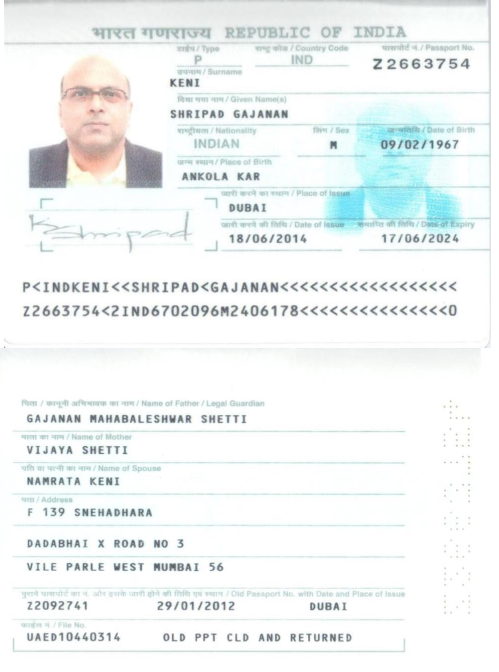
#> input picture s4-shripad_passport.png, 997 x 1344 px (shown at 1/2 size)
$ python doc_type.py   (older library calls are emulated)
#> lines starting #> are read from the running program, lines starting #| are printed output that depends on the picture; after the words box and inside, x2 and y2 are one past the last pixel; in counts of white or black regions, pixels touching at a corner belong together
### file_max.py
import cv2
import subprocess as sp
import numpy as np
import pandas as pd
import imutils
import os

def apply_ocr(img_path):
    command = ['tesseract', img_path, 'stdout', '--psm=7']
    return sp.run(command, stdout=sp.PIPE)

def file_handler(filename):
#> called with filename = 's4-shripad_passport.png'
    img = cv2.imread(filename)
#> img is the input picture: shape (1344, 997, 3); mean B, G, R 244.2, 244.5, 240.3
    img = imutils.resize(img, width=600)
#> img: shape (808, 600, 3)
    gray = cv2.cvtColor(img, cv2.COLOR_BGR2GRAY)

    print(gray.shape)
#| (808, 600)
    w,h = gray.shape
#> w = 808; h = 600
    rectKernel = cv2.getStructuringElement(cv2.MORPH_RECT, (12, 6))
    sqKernel = cv2.getStructuringElement(cv2.MORPH_RECT, (6, 6))

    tophat = cv2.morphologyEx(gray, cv2.MORPH_BLACKHAT, rectKernel)
    gradX = cv2.Sobel(tophat, ddepth=cv2.CV_64F, dx=1, dy=0, ksize=-1)
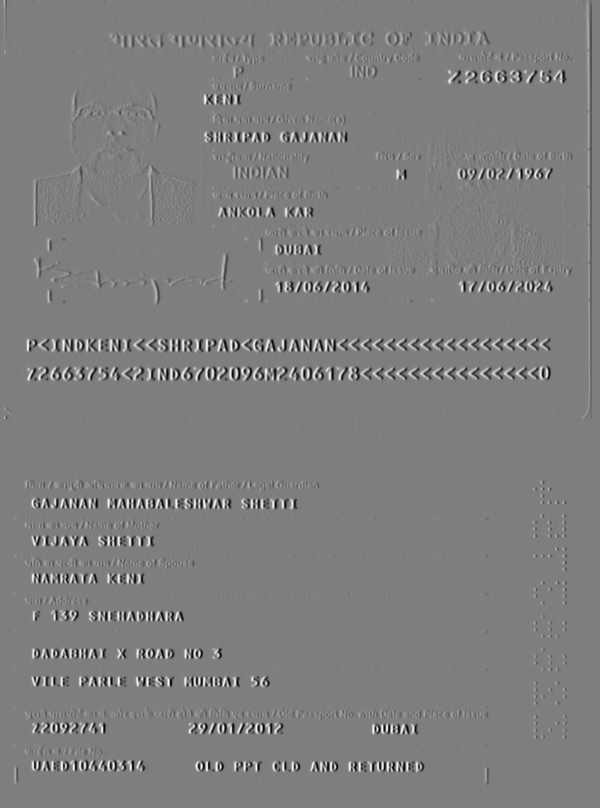
#> gradX: shape (808, 600) float64; min -2029, max 2047, mean 0; drawn with min black and max white
    gradX = np.absolute(gradX)
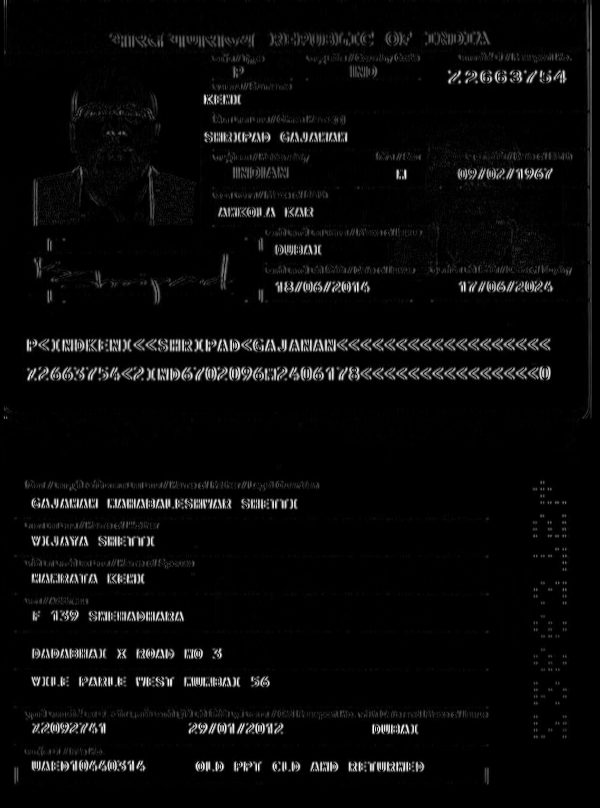
#> gradX: shape (808, 600) float64; min 0, max 2047, mean 76; drawn with min black and max white
    (minVal, maxVal) = (np.min(gradX), np.max(gradX))
#> minVal = 0; maxVal = 2047
    gradX = (255 * ((gradX - minVal) / (maxVal - minVal)))
    gradX = gradX.astype("uint8")
    gradX = cv2.morphologyEx(gradX, cv2.MORPH_CLOSE, rectKernel)
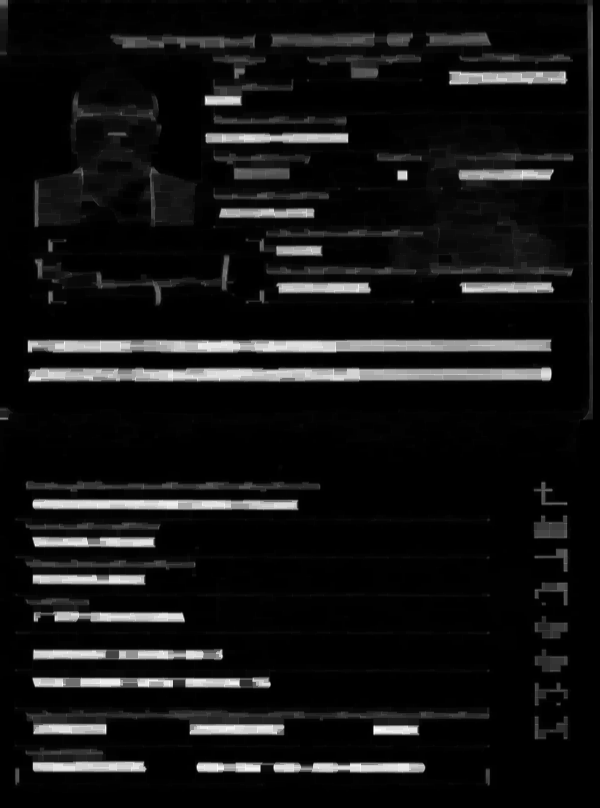
#> gradX: shape (808, 600); min 0, max 255, mean 19
    thresh = cv2.threshold(gradX, 0, 255, cv2.THRESH_BINARY | cv2.THRESH_OTSU)[1]
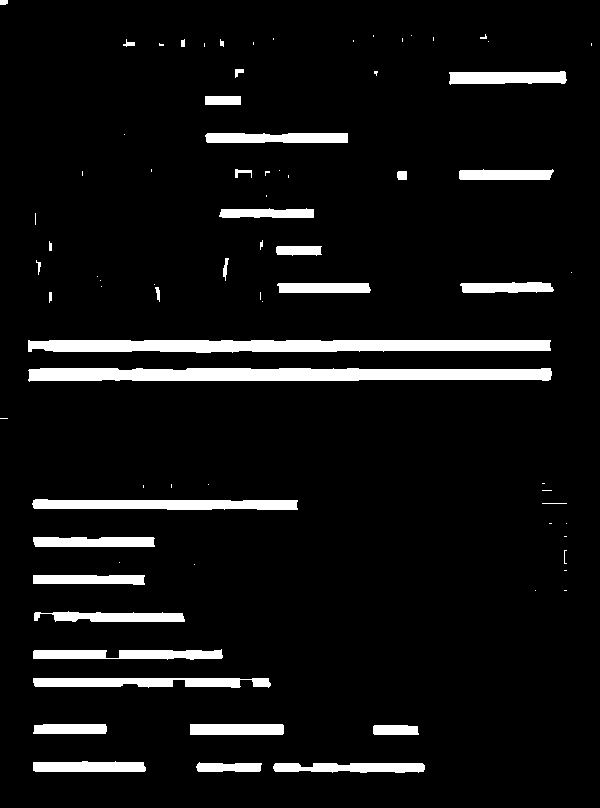
#> thresh: shape (808, 600); 7.1% white; 79 white regions (43 under 20 px), largest, box (x1, y1, x2, y2) and area: (28, 368, 552, 382) 6241, (28, 340, 551, 353) 5901, (32, 499, 298, 510) 2468
    thresh = cv2.morphologyEx(thresh, cv2.MORPH_CLOSE, sqKernel)
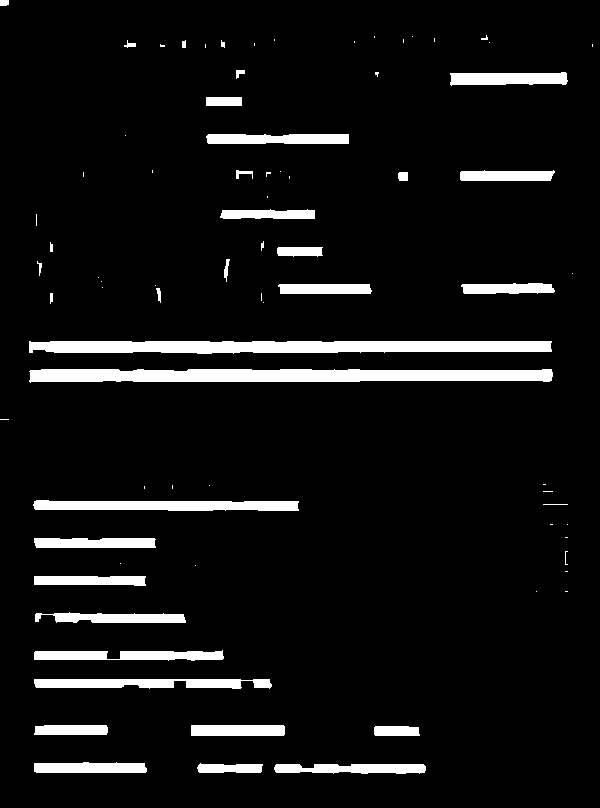
#> thresh: shape (808, 600); 7.1% white; 79 white regions (43 under 20 px)
    cnts = cv2.findContours(thresh.copy(), cv2.RETR_EXTERNAL, cv2.CHAIN_APPROX_SIMPLE)[1]
#> cnts = 79 contours, 50 with area under 20; largest, box (x1, y1, x2, y2) and area: (29, 369, 553, 383) 5708, (29, 341, 552, 354) 5366, (33, 500, 299, 511) 2195, (34, 679, 272, 689) 1652, (34, 650, 224, 661) 1366
    locs = pd.DataFrame(columns=['x', 'y', 'w', 'h'])

    for i,c in enumerate(cnts):
        locs.loc[i] = list(cv2.boundingRect(c))
#> this loop made 79 passes
#> c on passes 10, 11, 13, 14, 15, 18, 19, 20, 21, 23, 24, 25: [[565, 591], [567, 591]], [[536, 591]], [[565, 571], [567, 571]], [[195, 565]], [[120, 563]], [[565, 537], [567, 537]], [[567, 524]], [[550, 524], [552, 524]], [[543, 504], [567, 504]], [[543, 491], [552, 491]], [[144, 486], [144, 488]], [[209, 485]]
    lines = locs[locs.w >= locs.w.max()-30].sort_values(by='y').reset_index(drop=True)

    data=list()
    for i, row in lines.iterrows():
        group = gray[row.y-8:row.y+row.h+8, row.x-10:row.x+row.w+10]
        group_not = cv2.bitwise_not(group)
        thresh = cv2.threshold(group_not, 0, 255, cv2.THRESH_BINARY | cv2.THRESH_OTSU)[1]
        coords = np.column_stack(np.where(thresh>0))
        rect = cv2.minAreaRect(coords)
        angle = rect[-1]
        if angle < -45:
            angle = -(90+angle)
        else:
            angle = -angle
        (h, w) = group.shape[:2]
        center = (w // 2, h // 2)
        M = cv2.getRotationMatrix2D(center, angle, 1.0)
        rotated = cv2.warpAffine(group, M, (w, h), flags=cv2.INTER_CUBIC, borderMode=cv2.BORDER_WRAP)

        name = '{}_rotated_{}.jpg'.format(filename, i)
        cv2.imwrite(name, rotated)
        text=apply_ocr(name).stdout.decode('utf-8')
        os.remove(name)
        text=text.replace(" ",'')
        text=text.replace("\n\x0c",'')
        data.append(text)
        print(data)
#> this loop made 1 pass
#> (rect, angle, M) on pass 1: (((12, 269), (520, 12), -90), 0, [[1, 0, 0], [0, 1, 0]])
#> pass 1, in file_handler, `group = gray[row.y-8:row.y+row.h+8, row.x-10:row.x+row.w+10]`:
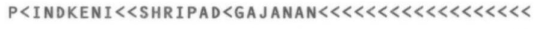
#> group: shape (29, 543); min 97, max 255, mean 232.7
#> pass 1, in file_handler, `thresh = cv2.threshold(group_not, 0, 255, cv2.THRESH_BINARY | cv2.THRE..`:
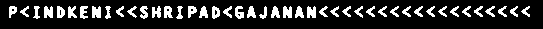
#> thresh: shape (29, 543); 16.6% white; 44 white regions, largest, box (x1, y1, x2, y2) and area: (92, 6, 101, 18) 94, (283, 6, 292, 18) 92, (44, 6, 53, 18) 91
#> after the loop, data = []
    text="".join(data)
    return text

#file_handler('s4-shripad_passport.png')

### doc_type.py
from file_max import file_handler

Data=dict()
def doc_type(filename):
    text2=file_handler(filename)
    if text2[0]=='T':
        text2.replace('T','I')
    if text2[0]=='I':
        return 'emirates_id'
    elif text2[0]=='P':
        if text2[2:5]=='IND':
            return 'passport_ind'
        elif text2[2:5]=='PAK':
            return 'passport_pak'
        elif text2[2:5]=='ARE':
            return 'passport_uae'
        elif text2[2:5]=='JOR':
            return 'passport_jor'

#> (the run stopped early here; a loop or call above may not have finished)
